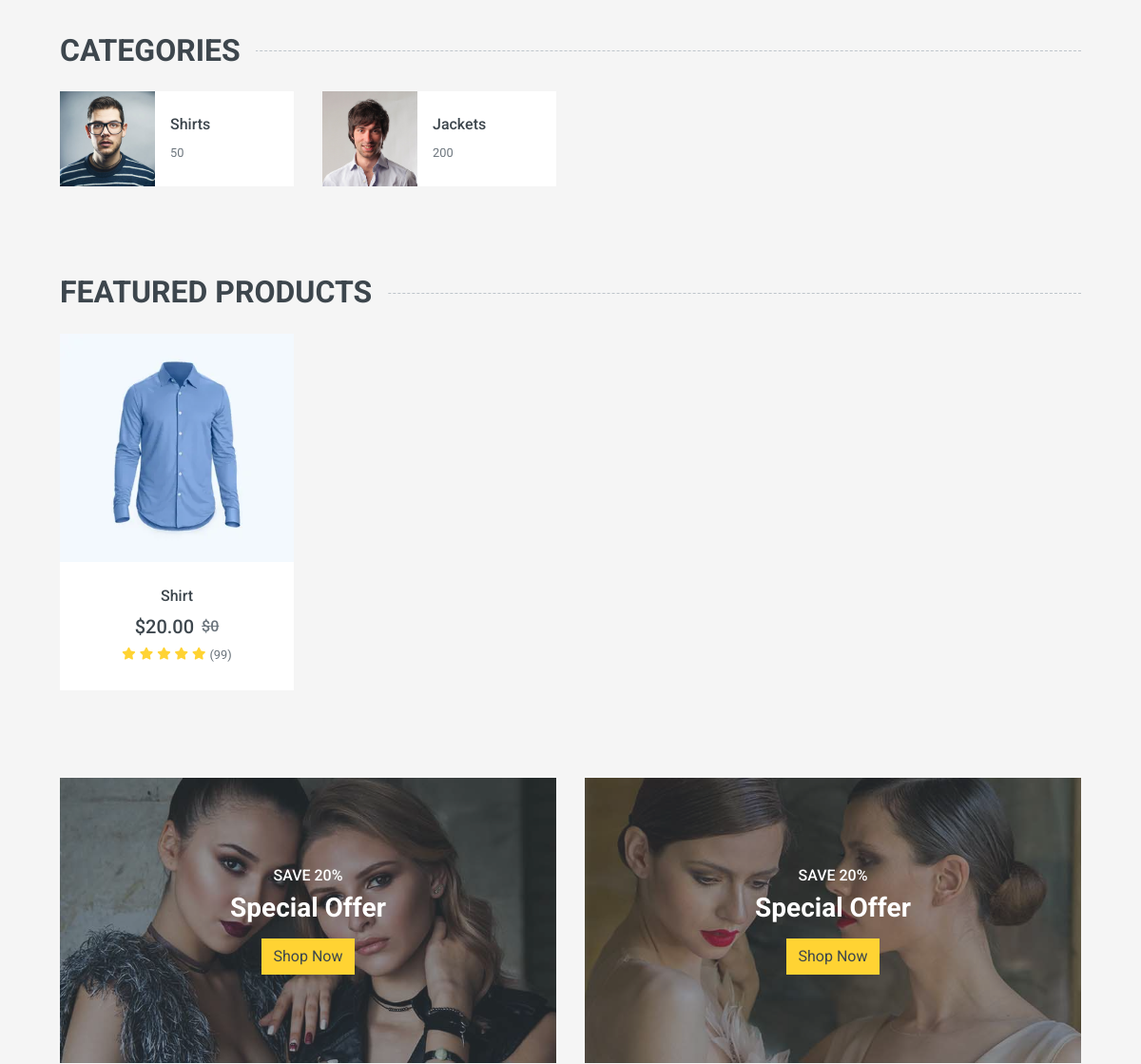
The app's page / (middle part), older data.
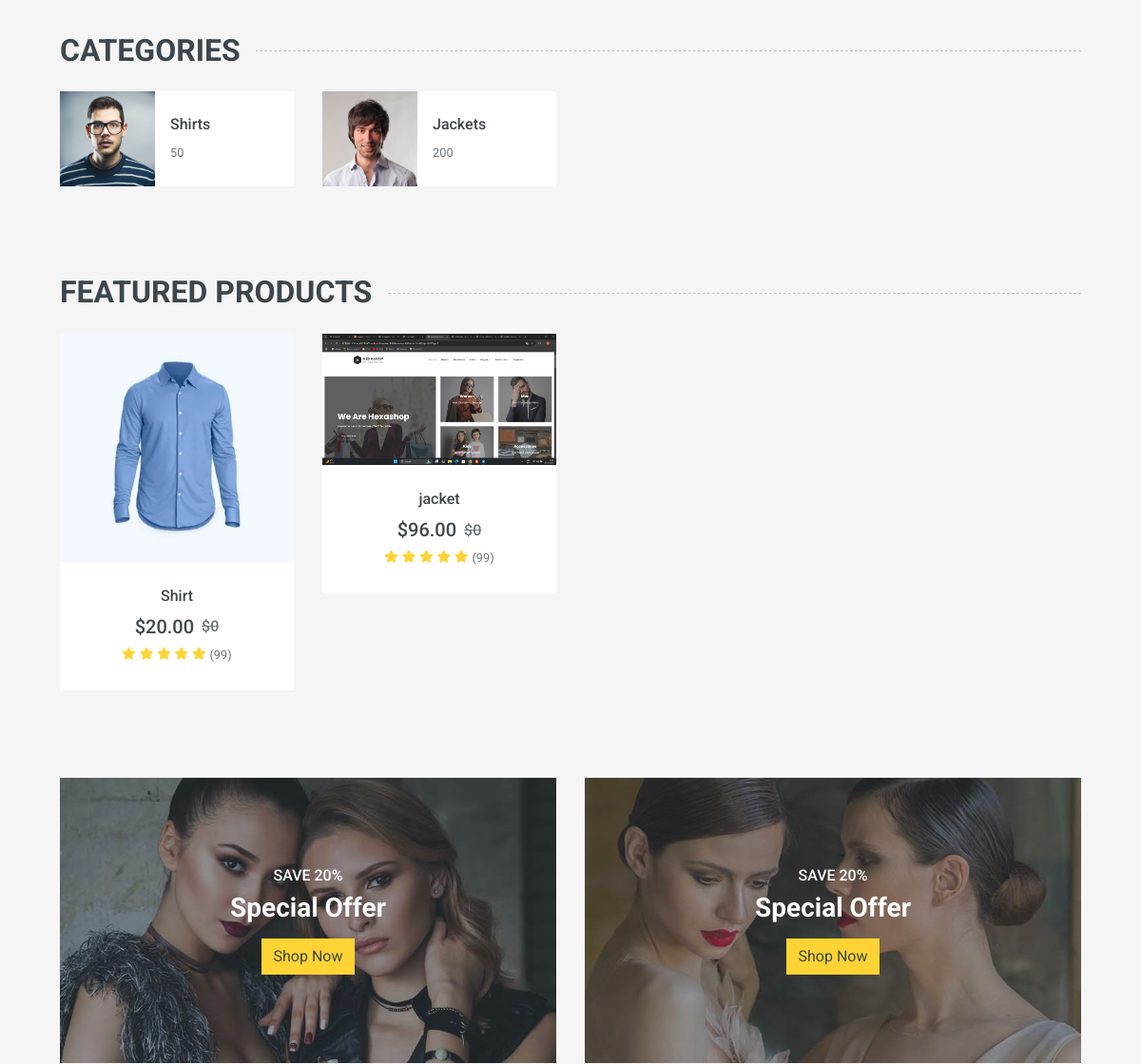
The same page, newer data.
### shop/models.py (models this page shows, shortened)
class Category(models.Model):
    name = models.CharField(max_length=150, unique=True)
    slug = models.SlugField(max_length=250, unique=True)
    image = models.ImageField(upload_to='category/images/')
    product_count = models.IntegerField()

class Product(models.Model):
    name = models.CharField(max_length=250)
    slug = models.SlugField(max_length=250, unique=True)
    description = models.TextField(null=True, blank=True)
    price = models.DecimalField(max_digits=10, decimal_places=2)
    quantity = models.IntegerField(default=10)
    sizes = models.ManyToManyField(Size)
    colors = models.ManyToManyField(Color)
    discount = models.IntegerField(default=0)
    category = models.ForeignKey(Category, on_delete=models.SET_NULL, null=True, related_name='products')

class ProductImage(models.Model):
    image = models.ImageField(upload_to='products/images/')
    product = models.ForeignKey(Product, on_delete=models.CASCADE, related_name='images')

### shop/views.py (the view)
# urls.py: path('', ProductListView.as_view(), name='home'),
class ProductListView(ListView):
    model = Product
    context_object_name = 'products'
    def get_context_data(self, *, object_list=None, **kwargs):
        context = super().get_context_data()
        context['categories'] = Category.objects.all()
        return context

### shop/templates/shop/product_list.html (shortened to what this page needs)
{% extends 'base.html' %}
{% load static %}
{% block content %}
    <div class="container-fluid pt-5">
        <h2 class="section-title position-relative text-uppercase mx-xl-5 mb-4"><span class="bg-secondary pr-3">Categories</span></h2>
        <div class="row px-xl-5 pb-3">
            {% for category in categories %}
            <div class="col-lg-3 col-md-4 col-sm-6 pb-1">
                <a class="text-decoration-none" href="{% url 'products_by_category' category.slug%}">
                    <div class="cat-item d-flex align-items-center mb-4">
                        <div class="overflow-hidden" style="width: 100px; height: 100px;">
                            <img class="img-fluid" src="{{ category.image.url }}" alt="">
                        </div>
                        <div class="flex-fill pl-3">
                            <h6>{{ category.name }}</h6>
                            <small class="text-body">{{ category.product_count }}</small>
                        </div>
                    </div>
                </a>
            </div>
            {% endfor %}
        </div>
    </div>
    <div class="container-fluid pt-5 pb-3">
        <h2 class="section-title position-relative text-uppercase mx-xl-5 mb-4"><span class="bg-secondary pr-3">Featured Products</span></h2>
        <div class="row px-xl-5">
            {% for product in products %}
            <div class="col-lg-3 col-md-4 col-sm-6 pb-1">
                <div class="product-item bg-light mb-4">
                    <div class="product-img position-relative overflow-hidden">
                        <img class="img-fluid w-100" src="{{ product.images.first.image.url }}" alt="">
                        <div class="product-action">
                        </div>
                    </div>
                    <div class="text-center py-4">
                        <a class="h6 text-decoration-none text-truncate" href="{% url 'products_detail' product.slug %}">{{product.name}}</a>
                        <div class="d-flex align-items-center justify-content-center mt-2">
                            <h5>${{product.price}}</h5><h6 class="text-muted ml-2"><del>${{product.discount}}</del></h6>
                        </div>
                        <div class="d-flex align-items-center justify-content-center mb-1">
                            <small class="fa fa-star text-primary mr-1"></small>
                            <small class="fa fa-star text-primary mr-1"></small>
                            <small class="fa fa-star text-primary mr-1"></small>
                            <small class="fa fa-star text-primary mr-1"></small>
                            <small class="fa fa-star text-primary mr-1"></small>
                            <small>(99)</small>
                        </div>
                    </div>
                </div>
            </div>
            {% endfor %}
        </div>
    </div>
    <div class="container-fluid pt-5 pb-3">
        <div class="row px-xl-5">
            <div class="col-md-6">
                <div class="product-offer mb-30" style="height: 300px;">
                    <img class="img-fluid" src="{% static 'img/offer-1.jpg' %}" alt="">
                    <div class="offer-text">
                        <h6 class="text-white text-uppercase">Save 20%</h6>
                        <h3 class="text-white mb-3">Special Offer</h3>
                        <a href="" class="btn btn-primary">Shop Now</a>
                    </div>
                </div>
            </div>
            <div class="col-md-6">
                <div class="product-offer mb-30" style="height: 300px;">
                    <img class="img-fluid" src="{% static 'img/offer-2.jpg' %}" alt="">
                    <div class="offer-text">
                        <h6 class="text-white text-uppercase">Save 20%</h6>
                        <h3 class="text-white mb-3">Special Offer</h3>
                        <a href="" class="btn btn-primary">Shop Now</a>
                    </div>
                </div>
            </div>
        </div>
    </div>
{% endblock content %}

Row changes from the older to the newer data that the page shows:
added Product: images.first.image (picture), name "jacket", price "96.00", discount "0"
